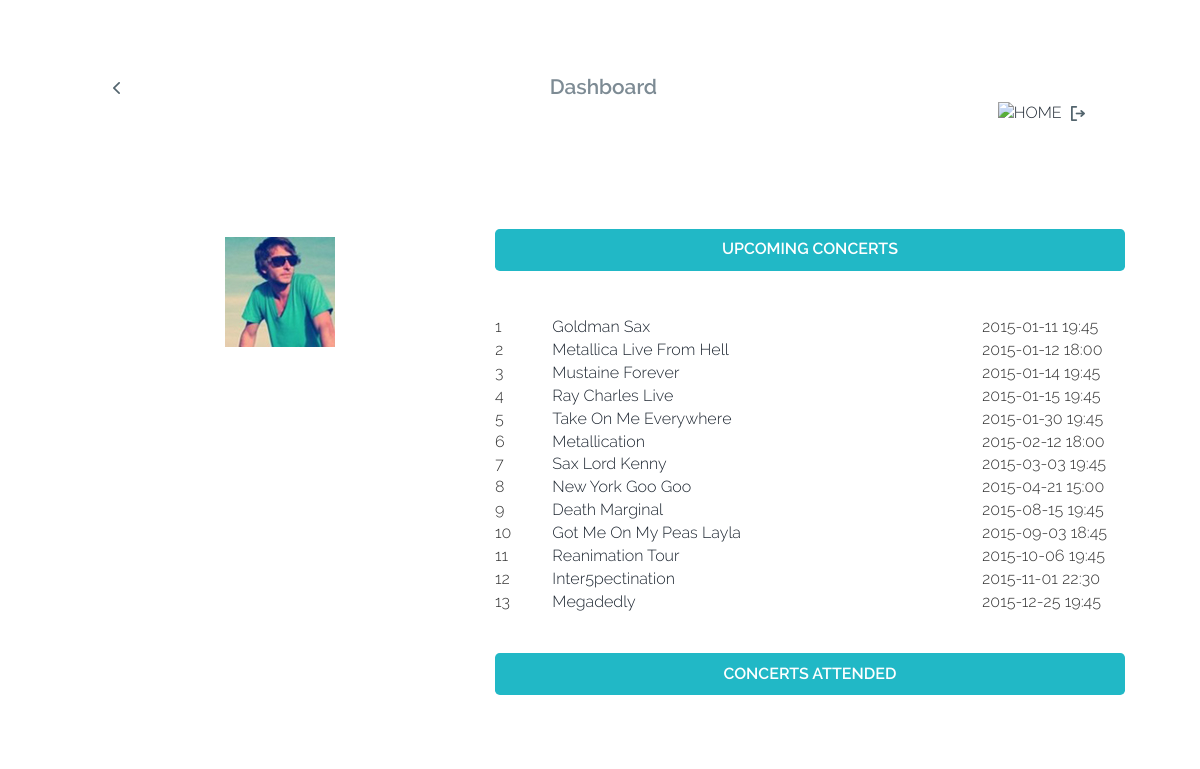
The app's page /SherlPHP/userRatesConcert.php with its own data.
### tables this page shows
CREATE TABLE concert    (   cid INT AUTO_INCREMENT,
                            cname VARCHAR(50) NULL,
                            vid INT NOT NULL,
                            ctime CHAR(16) NOT NULL,   
                            postedtime CHAR(16) NOT NULL,
                            tkturl varchar(64) NULL,
                            cover DECIMAL NOT NULL,
                            availability INT NOT NULL,
                            PRIMARY KEY (cid),
                            UNIQUE (vid, ctime),
                            FOREIGN KEY (vid) REFERENCES venue(vid)
                        );

### SherlPHP/userRatesConcert.php (the view, shortened to what this page needs)
<!DOCTYPE HTML>
<html >
	<head>
		<link href="css/bootstrap.css" rel='stylesheet' type='text/css' />
		<link href="css/style.css" rel='stylesheet' type='text/css' />
   		<link rel="stylesheet" href="fonts/css/font-awesome.min.css">
	</head>
	<body>
   <?php
require("concert_page_functions.php");
$uname = $_SESSION['name'];
?>
		<div class="container">
			<div class="top-header">
				<link type="text/css" rel="stylesheet" href="css/jquery.mmenu.all.css" />
				<div id="page">
					<div id="header">
						<a href="#menu-left"> </a>
					</div>
			  </div>
				<div class="logo">
					<span>Dashboard </span>
				</div>
				<div style="float:right; width:100px;"> <a href="userHome.php"> <?php echo "<img src='images/user/$uname.jpg' style='width:50px; height:32px;'title='admin' alt='HOME' />"
 ?></a> <a href="logout.php"><img src="images/logout.png"/></a> </div>
				<div class="clearfix"> </div>
			</div>
			<div class="content" style="margin-left:auto; margin-right:auto;   overflow:auto; ">
			  <div class="3-cols" style="float:left; width:39%;  ">
				<div class="user-profile1 text-center" id="div1">
                             <img src="images/01.jpg"/>
                        </div>
			  </div>
					<div class="abc" style="float:right; width:60%">
                        <div class="get-in-touch">
							<a class="p-btn" style="width:100%;text-align:center">Upcoming Concerts</a>
                            <br/><br/>
							  <?php
			include "connectdb.php";
$stmt = $mysqli->stmt_init();
								 $get_n_user_posts_query = " SELECT c.cid,c.cname,c.ctime from concert c where c.ctime>now() order by c.ctime asc";
				if($stmt->prepare($get_n_user_posts_query)) {
					$stmt->execute();
					$stmt->bind_result($cid,$cname,$ctime);
					$i=1;
					echo "<table border='0' width='100%'>";
					while($stmt->fetch()){
							echo "<tr>";
							echo"	<td width='80px'>$i</td><td width='600px'><a onMouseOver='newContent($cid)'>$cname</a></td><td width='200px'>$ctime</td>";
							echo "</tr>";
							$i++;
						}
				}echo "</table>";
?>
                        </div>
                        <div class="get-in-touch">
							<a class="p-btn" style="width:100%;text-align:center">Concerts Attended</a>
                            <br/><br/>
                        </div>
			  </div>
	</body>
</html>

### SherlPHP/css/style.css (style rules this page uses)
html, body { font-family: 'Raleway-Light'; font-size: 100%; background: url(../purple-abstract-wallpaper-guitar.jpg) no-repeat center center fixed; -webkit-background-size: cover; -moz-background-size: cover; -o-background-size: cover; background-size: cover; }
body a { transition:0.5s all; -webkit-transition:0.5s all; -moz-transition:0.5s all; -o-transition:0.5s all; -ms-transition:0.5s all; }
.container { width:90%; margin:0 auto; }
#header a, .header a { display: block; width: 13px; height: 18px; position: absolute; top:32px; left: 20px; background: url(../images/arrow.png) no-repeat 0px 0px; }
.top-header { background: #FFF; width: 97.8%; position: relative; margin: 3em 15px 15px 15px; padding: 1.5em 1.2em; border-radius: 0.3em; -webkit-border-radius: 0.3em; -moz-border-radius: 0.3em; -o-border-radius: 0.3em; -ms-border-radius: 0.3em; }
.logo { float:left; width:100%; text-align:center; }
.logo span { color: #7D8B94; font-size: 1.3em; font-family: 'Raleway-SemiBold'; }
.content { margin-top: 1.5em; }
.user-profile1 { background: #FFF; padding: 3em 1em 2em 1em; }
.p-btn { background: #21B8C6; color: #FFF; text-transform: uppercase; padding: 0.6em 3em; display: inline-block; border-radius: 0.3em; font-size: 1em; font-family: 'Raleway-SemiBold'; }
.get-in-touch { background: #FFF; margin: 2.5em 0; }

### records on screen
concert: cname "Goldman Sax", ctime "2015-01-11 19:45"
concert: cname "Metallica Live From Hell", ctime "2015-01-12 18:00"
concert: cname "Mustaine Forever", ctime "2015-01-14 19:45"
concert: cname "Ray Charles Live", ctime "2015-01-15 19:45"
concert: cname "Take On Me Everywhere", ctime "2015-01-30 19:45"
concert: cname "Metallication", ctime "2015-02-12 18:00"
concert: cname "Sax Lord Kenny", ctime "2015-03-03 19:45"
concert: cname "New York Goo Goo", ctime "2015-04-21 15:00"
concert: cname "Death Marginal", ctime "2015-08-15 19:45"
concert: cname "Got Me On My Peas Layla", ctime "2015-09-03 18:45"
concert: cname "Reanimation Tour", ctime "2015-10-06 19:45"
concert: cname "Inter5pectination", ctime "2015-11-01 22:30"
concert: cname "Megadedly", ctime "2015-12-25 19:45"
